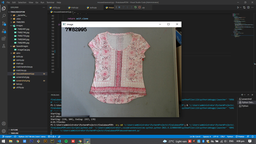
#> input picture screenshot.png, 256 x 144 px, shrunk from 1366 x 768 before the run; the run also reads 1 picture not shown here
$ python test.py
#> lines starting #> are read from the running program, lines starting #| are printed output that depends on the picture
#> further down, searchImage is the input picture: PIL image 256x144 RGB; mean R, G, B 68.7, 70.6, 72.3
from PIL import Image
from PIL import ImageChops

import datetime

def matchTemplate(searchImage, templateImage):
    minScore = -1000
    matching_xs = 0
    matching_ys = 0
    # convert images to "L" to reduce computation by factor 3 "RGB"->"L"
    searchImage = searchImage.convert(mode="L")
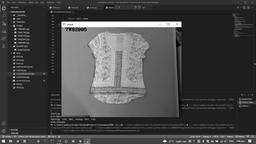
#> searchImage: PIL image 256x144 L; min 0, max 255, mean 70.2
    templateImage = templateImage.convert(mode="L")
    searchWidth, searchHeight = searchImage.size
#> searchWidth = 256; searchHeight = 144
    templateWidth, templateHeight = templateImage.size
#> templateWidth = 13; templateHeight = 10
    # make a copy of templateImage and fill with color=1
    templateMask = Image.new(mode="L", size=templateImage.size, color=1)
    #loop over each pixel in the search image
    for xs in range(searchWidth-templateWidth+1):
        for ys in range(searchHeight-templateHeight+1):
        #for ys in range(10):
            #set some kind of score variable to "All equal"
            score = templateWidth*templateHeight
            # crop the part from searchImage
            searchCrop = searchImage.crop((xs,ys,xs+templateWidth,ys+templateHeight))
            diff = ImageChops.difference(templateImage, searchCrop)
            notequal = ImageChops.darker(diff,templateMask)
            countnotequal = sum(notequal.getdata())
            score -= countnotequal

            if minScore < score:
                minScore = score
                matching_xs = xs
                matching_ys = ys
#> after the loop, matching_xs = 143; matching_ys = 104; minScore = 7

    print ("Location=",(matching_xs, matching_ys), "Score=",minScore)
#| Location= (143, 104) Score= 7
    im1 = Image.new('RGB', (searchWidth, searchHeight), (80, 147, 0))
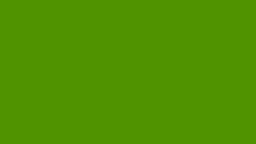
#> im1: PIL image 256x144 RGB; mean R, G, B 80, 147, 0
    im1.paste(templateImage, ((matching_xs), (matching_ys)))
    searchImage.show()
    im1.show()
    im1.save('template_matched_in_search.png')


searchImage = Image.open("screenshot.png")
templateImage = Image.open("7M71906\A\\a.jpg")

# searchImage = Image.open("SavedImages\imageCap.jpg")
# templateImage = Image.open("7W82497\B\\b.jpg")

t1=datetime.datetime.now()
matchTemplate(searchImage, templateImage)
delta=datetime.datetime.now()-t1
print ("Time=%d.%d"%(delta.seconds,delta.microseconds))
print ("end")
